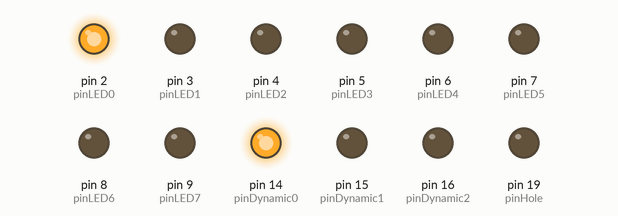
This sketch was run on a simulated Arduino Uno, built with avr-gcc and run on an emulated ATmega328P. Parts: output pins drawn as LEDs (lit = HIGH).

Above: at 0.05 s.
At 0.35 s:
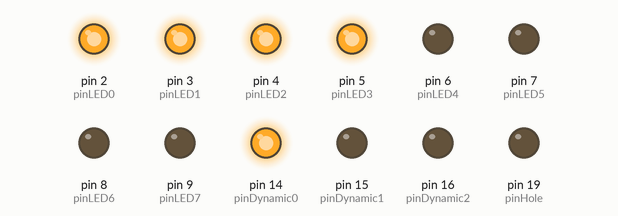
At 0.75 s:
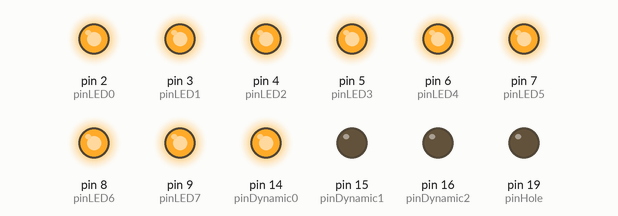
At 1.45 s:
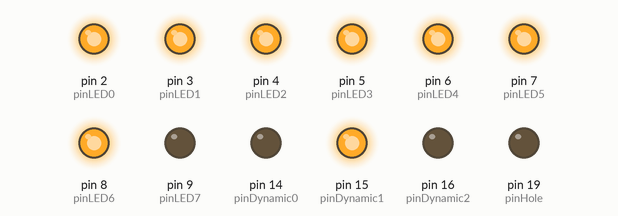
At 2.15 s:
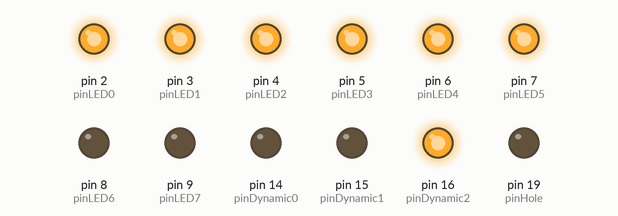
At 2.85 s:
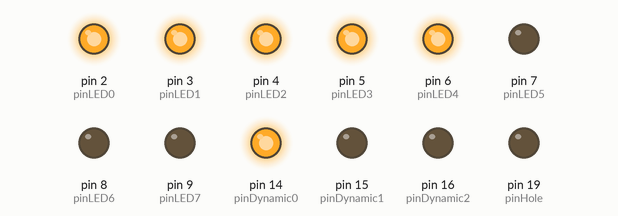
Timing chart, 0 to 3.1 s (numbered marks = the images above):
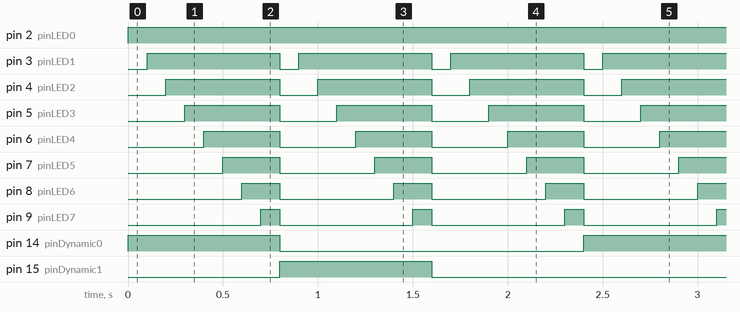

The sketch:

verseTest.ino
```cpp
int pinLED0 = 2;
int pinLED1 = 3;
int pinLED2 = 4;
int pinLED3 = 5;
int pinLED4 = 6;
int pinLED5 = 7;
int pinLED6 = 8;
int pinLED7 = 9;

int pinDynamic0 = 14;
int pinDynamic1 = 15;
int pinDynamic2 = 16;

int pinHole = 19;

int time = 100;

void setup()
{
  pinMode(pinLED0, OUTPUT);
  pinMode(pinLED1, OUTPUT);
  pinMode(pinLED2, OUTPUT);
  pinMode(pinLED3, OUTPUT);
  pinMode(pinLED4, OUTPUT);
  pinMode(pinLED5, OUTPUT);
  pinMode(pinLED6, OUTPUT);
  pinMode(pinLED7, OUTPUT);

  pinMode(pinDynamic0, OUTPUT);
  pinMode(pinDynamic1, OUTPUT);
  pinMode(pinDynamic2, OUTPUT);

  pinMode(pinHole, OUTPUT);
}

void loop(){
  digitalWrite(pinDynamic0,HIGH);
  for(int i=0;i<=7;i++){
    digitalWrite(pinLED0+i,HIGH);
    delay(time);
  }
  for(int i=0;i<=7;i++){
    digitalWrite(pinLED0+i,LOW);
  }
  digitalWrite(pinDynamic0,LOW);

  digitalWrite(pinDynamic1,HIGH);
  for(int i=0;i<=7;i++){
    digitalWrite(pinLED0+i,HIGH);
    delay(time);
  }
  for(int i=0;i<=7;i++){
    digitalWrite(pinLED0+i,LOW);
  }
  digitalWrite(pinDynamic1,LOW);

  digitalWrite(pinDynamic2,HIGH);
  for(int i=0;i<=7;i++){
    digitalWrite(pinLED0+i,HIGH);
    delay(time);
  }
  for(int i=0;i<=7;i++){
    digitalWrite(pinLED0+i,LOW);
  }
  digitalWrite(pinDynamic2,LOW);
}
```

Measured:
- by itself, pin 2 (pinLED0): LOW → HIGH at 0.00 s
- by itself, pin 3 (pinLED1): alternates HIGH for 0.70 s and LOW for 0.10 s
- by itself, pin 4 (pinLED2): alternates HIGH for 0.60 s and LOW for 0.20 s
- by itself, pin 5 (pinLED3): alternates HIGH for 0.50 s and LOW for 0.30 s
- by itself, pin 6 (pinLED4): alternates HIGH for 0.40 s and LOW for 0.40 s
- by itself, pin 7 (pinLED5): alternates HIGH for 0.30 s and LOW for 0.50 s
- by itself, pin 8 (pinLED6): alternates HIGH for 0.20 s and LOW for 0.60 s
- by itself, pin 9 (pinLED7): alternates HIGH for 0.10 s and LOW for 0.70 s
